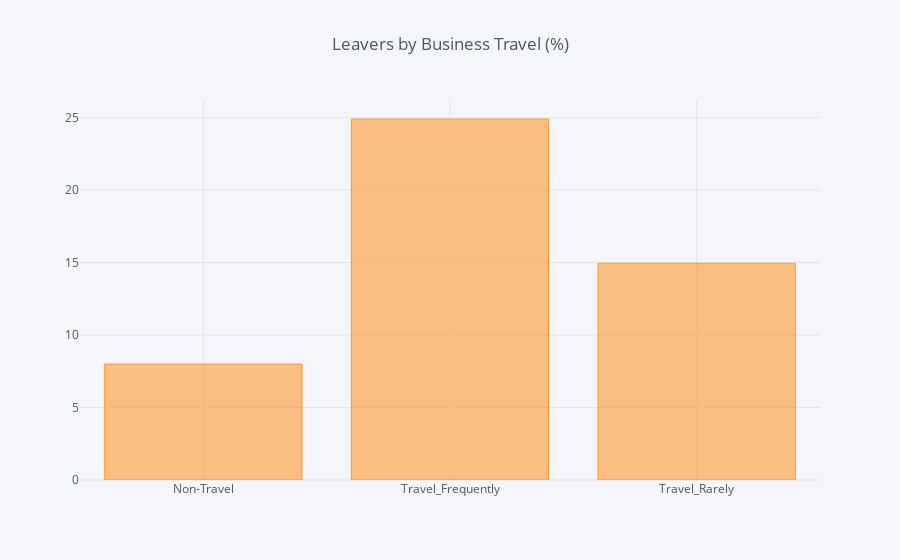

Write notebook code for a chart like this one.
### Code cell
df_BusinessTravel = pd.DataFrame(columns=["Business Travel", "% of Leavers"])
i=0
for field in list(df_HR['BusinessTravel'].unique()):
    ratio = df_HR[(df_HR['BusinessTravel']==field)&(df_HR['Attrition']=="Yes")].shape[0] / df_HR[df_HR['BusinessTravel']==field].shape[0]
    df_BusinessTravel.loc[i] = (field, ratio*100)
    i += 1
    #print("In {}, the ratio of leavers is {:.2f}%".format(field, ratio*100))    
df_BT = df_BusinessTravel.groupby(by="Business Travel").sum()
df_BT.iplot(kind='bar',title='Leavers by Business Travel (%)')

### Figure 1 — Plotly figure (JSON) as saved in the notebook; plotly's stock layout.template omitted (floating-point values rounded to 4 significant figures)
{"data": [{"marker": {"color": "rgba(255, 153, 51, 0.6)", "line": {"color": "rgba(255, 153, 51, 1.0)", "width": 1}}, "name": "% of Leavers", "orientation": "v", "text": "", "type": "bar", "uid": "f151683c-3407-4f65-80e8-f293136487b0", "x": ["Non-Travel", "Travel_Frequently", "Travel_Rarely"], "y": [8, 24.91, 14.96]}], "layout": {"legend": {"bgcolor": "#F5F6F9", "font": {"color": "#4D5663"}}, "paper_bgcolor": "#F5F6F9", "plot_bgcolor": "#F5F6F9", "title": {"font": {"color": "#4D5663"}, "text": "Leavers by Business Travel (%)"}, "xaxis": {"gridcolor": "#E1E5ED", "showgrid": true, "tickfont": {"color": "#4D5663"}, "title": {"font": {"color": "#4D5663"}, "text": ""}, "zerolinecolor": "#E1E5ED"}, "yaxis": {"gridcolor": "#E1E5ED", "showgrid": true, "tickfont": {"color": "#4D5663"}, "title": {"font": {"color": "#4D5663"}, "text": ""}, "zerolinecolor": "#E1E5ED"}}}
